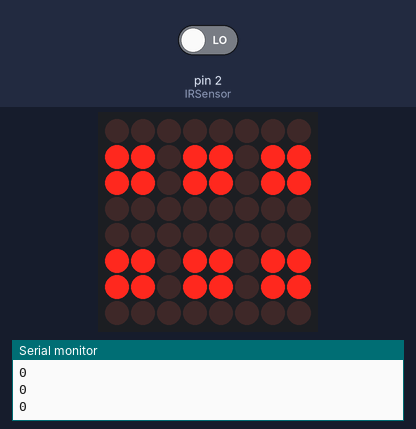
Recording of a sketch running on a simulated Arduino Uno, built with avr-gcc and run on an emulated ATmega328P. Shown: 8×8 LED matrix, the last lines printed to the serial monitor. The test bench sets the inputs (shaded band); at power-on: pin 2 (IRSensor) LOW. Random numbers use the default seed unless the sketch sets one.

Above: at 3.4 s.
3.5 s: pin 2 (IRSensor) driven HIGH
At 4.31 s:
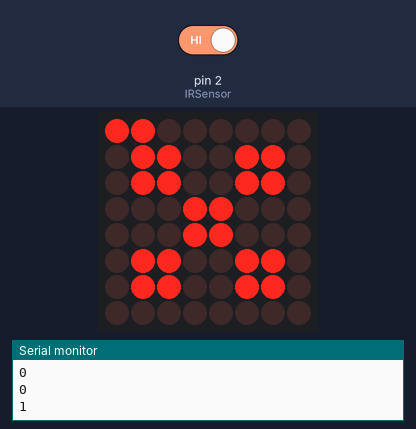
At 4.69 s:
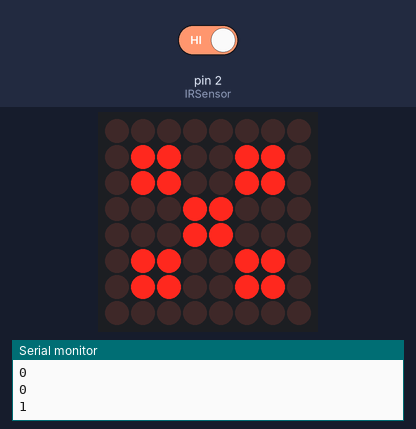
5.2 s: pin 2 (IRSensor) driven LOW
7.0 s: pin 2 (IRSensor) driven HIGH
At 7.95 s:
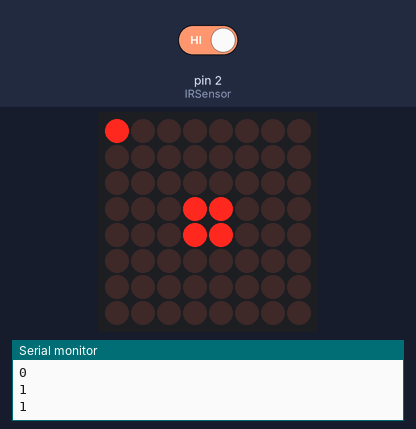

The sketch:

Code.ino
```cpp
#include "LedControl.h"  // Include library for the 8x8 LED matrix

// Pins of the 8x8 LED Matrix
int PinCLK   = 7;
int PinCS    = 6;
int PinDIN   = 5;
int IRSensor = 2;        // Connect the IR sensor to arduino pin 2

LedControl lc    = LedControl(PinDIN, PinCLK, PinCS, 1);
int statusSensor = 0;

// Coordinates of the Dice points in the LED matrix
int DicePic[8][6][2] =
{
  { // Matrix und Start Position:
    {9,9}, {9,8}, {9,7}, {9,6}, {9,5}, {9,4}
  },
  { //1:
    {4,4}, {-1,-1}, {-1,-1}, {-1,-1}, {-1,-1}, {-1,-1}
  },
  { //2:
    {2,2}, {6,6}, {-1,-1}, {-1,-1}, {-1,-1}, {-1,-1}
  },
  { //3:
    {2,6}, {6,2}, {4,4}, {-1,-1}, {-1,-1}, {-1,-1}
  },
  { //4:
    {2,2}, {2,6}, {6,2}, {6,6}, {-1,-1}, {-1,-1}
  },
  { //5:
    {2,2}, {2,6}, {6,2}, {6,6}, {4,4}, {-1,-1}
  },
  { //6:
    {2,1}, {2,4}, {2,7}, {6,1}, {6,4}, {6,7}
  },
  { //Start:
    {-1,-1}, {-1,-1}, {-1,-1}, {-1,-1}, {-1,-1}, {-1,-1}
  }
};


// Variables of the dice: position, direction, speed for X and Y
float DiceXpos[6];
float DiceXdir[6];
volatile byte DiceXspeed[6];
float DiceYpos[6];
float DiceYdir[6];
volatile byte DiceYspeed[6];
int DiceValue;
unsigned long timestamp;

void ShowLed(int x, int y, bool onoff) {
// Show only, when x/y in matrix
  if ((x<8) and (y<8) and (x>=0) and (y>=0)) {
    lc.setLed(0, x, y, onoff);
  };
};


void ShowDot(int x, int y, bool onoff) {
  // Show or hide dice point
  ShowLed(x-1, y-1, onoff);
  ShowLed(x,   y-1, onoff);
  ShowLed(x-1, y,   onoff);
  ShowLed(x,   y,   onoff);
};


// Show the number on the dice
void ShowDicePic(int value) {
  boolean done;
  // Move all points from current position to destination of DiceValue
  for (int i = 0; i < 6; i++) {
    DiceXspeed[i] = 100;
    DiceYspeed[i] = 100;

    // Calc x values
    DiceXdir[i]   = 0;
    if (int(DiceXpos[i])>DicePic[value][i][0]) {DiceXdir[i]=-1;}
    else if (int(DiceXpos[i])<DicePic[value][i][0]) {DiceXdir[i]=1;}

    DiceYdir[i]   = 0;
    if (int(DiceYpos[i])>DicePic[value][i][1]) {DiceYdir[i]=-1;}
    else if (int(DiceYpos[i])<DicePic[value][i][1]) {DiceYdir[i]=1;}
  };

  do {
    // Serial.println("Moving");
    for (int i = 0; i < 6; i++) {
      if (int(DiceXpos[i])!=DicePic[value][i][0]) {
        DoStep(DiceXpos[i],DiceXdir[i],DiceXspeed[i],false);
      };
      if (int(DiceYpos[i])!=DicePic[value][i][1]) {
        DoStep(DiceYpos[i],DiceYdir[i],DiceYspeed[i],false);
      };
    };

    lc.clearDisplay(0);
    for (int i = 0; i < 6; i++) {
      ShowDot(int(DiceXpos[i]), int(DiceYpos[i]), true);
    };

    delay(50);

    // Dice points are on destition position
    done=true;
    for (int i = 0; i < 6; i++) {
      if (int(DiceXpos[i])!=DicePic[value][i][0]) {done=false;}
      if (int(DiceYpos[i])!=DicePic[value][i][1]) {done=false;}
    }

  } while (done==false);
  //Serial.println("End moving");

  lc.clearDisplay(0);
  for (int i = 0; i < 6; i++) {
    ShowDot(DicePic[value][i][0], DicePic[value][i][1], true);
  };
};


void DoStep(float &pos, float &dir, volatile byte &sp, bool check) {
  pos = pos + float(sp)/255*dir;

  if (check==true) {
    if (pos>7) {
        pos = 7;
        dir = dir*(-1);
    };
    if (pos<1) {
        pos = 1;
        dir = dir*(-1);
    };
  };
  // Velocity decreases every step
  if (sp>0) {sp=sp-1;}
};


void setup() {
  timestamp = millis();
  Serial.begin(9600);
  // The MAX7219 is in power-saving mode on startup. So, we need to send a wakeup call
  lc.shutdown(0, false);
  lc.setIntensity(0, 8); // Set the brightness to a medium values
  lc.clearDisplay(0);    // Then clear the display

  // Innitial animation
  for (int i = 0; i < 6; i++) {
    DiceXpos[i]   = DicePic[7][i][0];
    DiceYpos[i]   = DicePic[7][i][1];

    DiceXdir[i]   = random(3)-1;
    DiceYdir[i]   = random(3)-1;
    DiceXspeed[i] = random(126)+120;
    DiceYspeed[i] = random(126)+120;
  };

  lc.clearDisplay(0); // Clear the animation
  ShowDicePic(6);     // Display number 6 on startup
  delay(1000);
  pinMode (IRSensor, INPUT); // Sensor pin INPUT
};


void loop() {
  delay(50);
  statusSensor = digitalRead(IRSensor); // Read the data from the IR Sensor
  Serial.println(statusSensor);
  if (statusSensor == 1){
    if (millis()-timestamp>2000) {
      DiceValue = random(6)+1;          // Generate a number between 1 and 6
      ShowDicePic(DiceValue);
    };
  };
};
```

Measured:
- after the input at 3.5 s, the display: first changes at once (image 1 shows a later state)
- after the input at 7.0 s, the display: first changes after 0.11 s (image 3 shows a later state)
